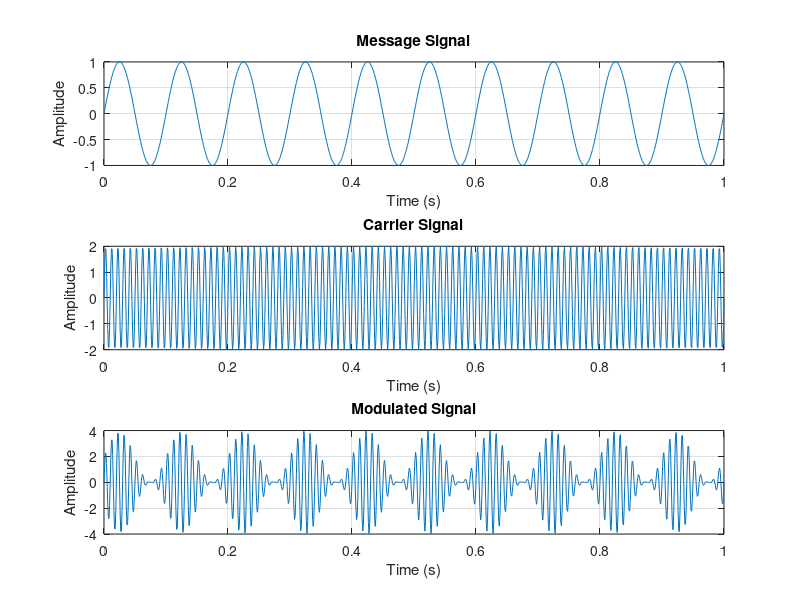
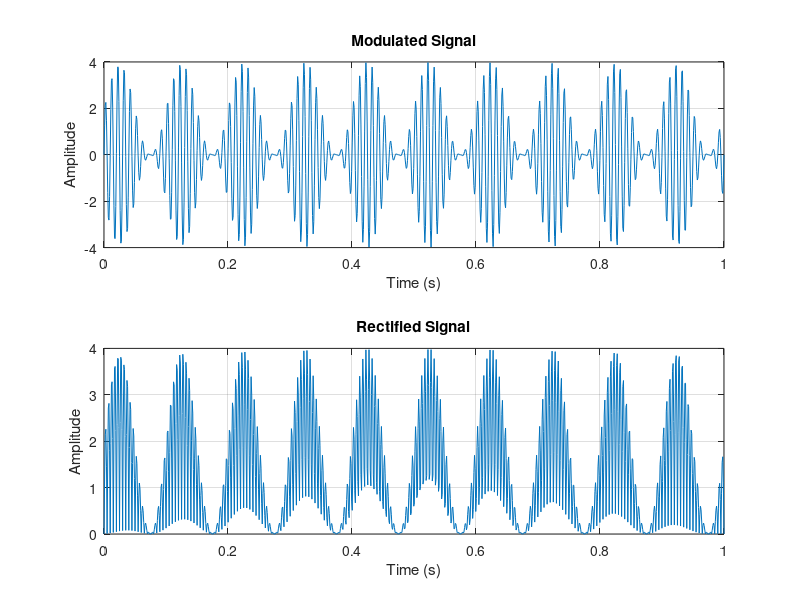
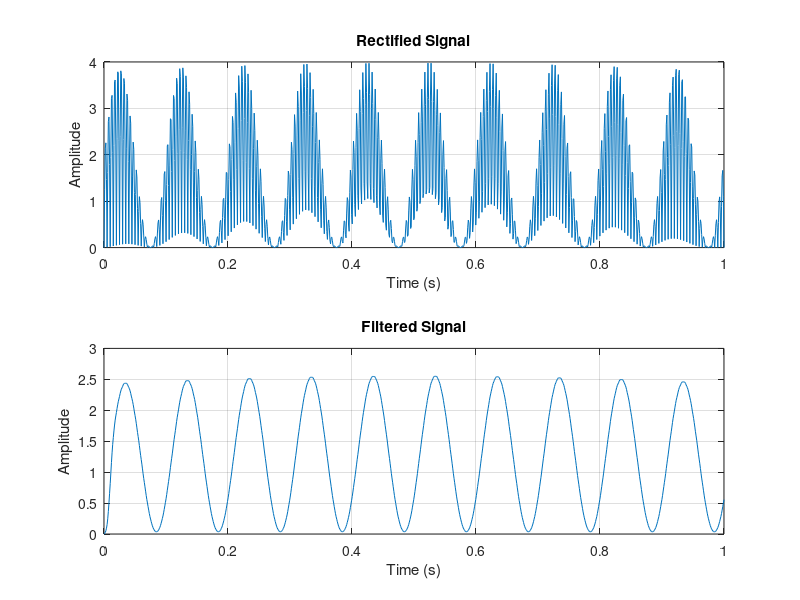

These figures' MATLAB source, in order:
clear all;
clc;

% Time parameters
fs = 1000;                % Sampling frequency (Hz)
t = linspace(0, 1, 1000); % Time vector (0 to 1 second)

% Message signal parameters
fm = 10;                  % Message signal frequency (Hz)
Am = 1;                   % Message signal amplitude
message_signal = Am * sin(2*pi*fm.*t); % Message signal

% Carrier signal parameters
fc = 100;                 % Carrier signal frequency (Hz)
Ac = 2;                   % Carrier signal amplitude
carrier_signal = Ac * sin(2*pi*fc.*t); % Carrier signal

% Perform amplitude modulation
modulated_signal = (1 + message_signal) .* carrier_signal; % Unsuppressed carrier AM

% Plotting
figure;
subplot(3,1,1);
plot(t, message_signal);
title('Message Signal');
xlabel('Time (s)');
ylabel('Amplitude');
grid on;

subplot(3,1,2);
plot(t, carrier_signal);
title('Carrier Signal');
xlabel('Time (s)');
ylabel('Amplitude');
grid on;

subplot(3,1,3);
plot(t, modulated_signal);
title('Modulated Signal');
xlabel('Time (s)');
ylabel('Amplitude');
grid on;

% Demodulation
% Rectification process
rectified_signal = abs(modulated_signal);

% Plotting
figure;
subplot(2,1,1);
plot(t, modulated_signal);
title('Modulated Signal');
xlabel('Time (s)');
ylabel('Amplitude');
grid on;

subplot(2,1,2);
plot(t, rectified_signal);
title('Rectified Signal');
xlabel('Time (s)');
ylabel('Amplitude');
grid on;

% Low pass filter parameters
cutoff_freq = 20; % Hz

% FIR filter design using window method
numtaps = 20; % Number of taps in the FIR filter, a simple choice
normalized_cutoff_freq = cutoff_freq / (fs / 2); % Normalize cutoff frequency
fir_coeff = fir1(numtaps-1, normalized_cutoff_freq, 'low'); % Design a low-pass FIR filter

% Apply the FIR filter to the rectified signal
filtered_signal = filter(fir_coeff, 1, rectified_signal); % 'a' is simply 1

% Plotting
figure;
subplot(2,1,1);
plot(t, rectified_signal);
title('Rectified Signal');
xlabel('Time (s)');
ylabel('Amplitude');
grid on;

subplot(2,1,2);
plot(t, filtered_signal);
title('Filtered Signal');
xlabel('Time (s)');
ylabel('Amplitude');
grid on;